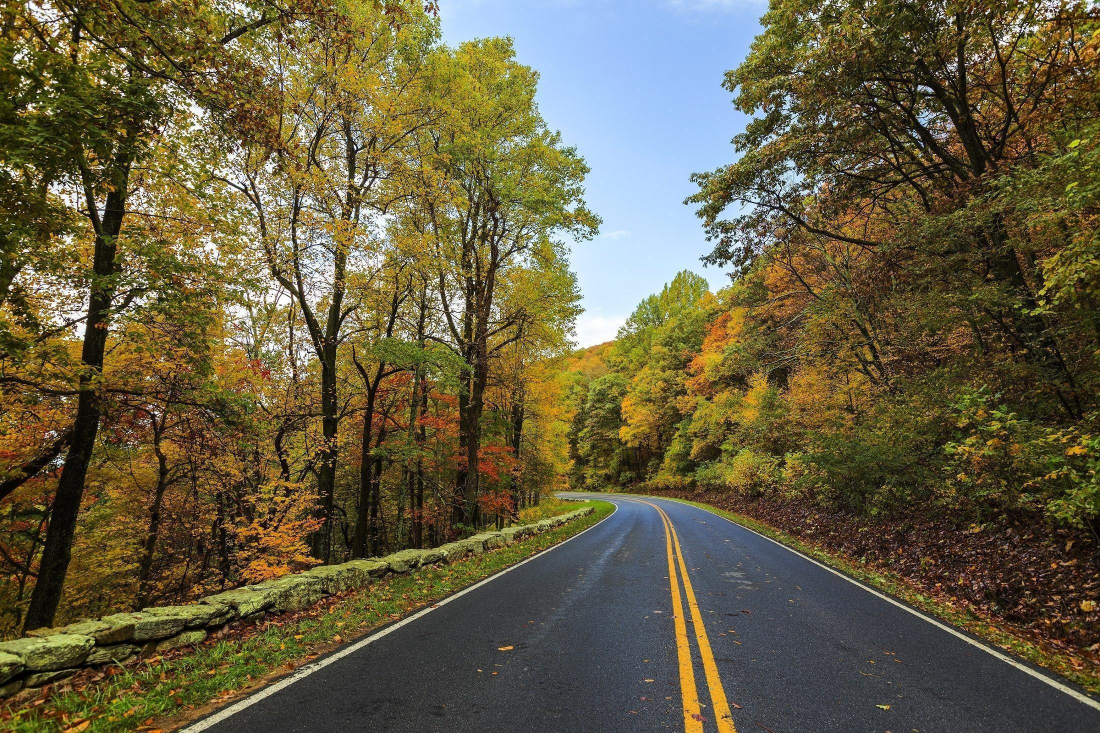
#> input picture instagram_private_api-master/Bots/Functions/NON API/test.jpg, 2200 x 1466 px (shown at 1/2 size)
$ python crop_photo.py   (older library calls are emulated)
#> lines starting #> are read from the running program, lines starting #| are printed output that depends on the picture
#> further down, img is the input picture: PIL image 2200x1466 RGB; mean R, G, B 100.9, 93.1, 65.6
import PIL
from PIL import Image

def main (image):

	width_im, height_im = image.size

	check_within(width_im, height_im)


def crop_photo (image, w, h):
	# 3 sizes
	square_image = (0,0,1080,1080)
	ver_image = (0,0,1080,1350)
	hori_image = (0,0,1080,566)

	width_im, height_im = image.size

	type = check_type(width, height)

	if (type == 'hori'):
		make_horizontal
	elif (type == "ver"):
		make_vertical
	else:
		make_square


def check_type(width, height):

	if (width > height):
		return 'hori'
	elif (width < height):
		return 'ver'
	else:
		return 'square'

'''def make_horizontal(img):
	baseheight = 566
	hpercent = (baseheight / float(img.size[1]))
	wsize = int((float(img.size[0]) * float(hpercent)))
	resize_img = img.resize((wsize, baseheight), PIL.Image.ANTIALIAS)
	print (hpercent, wsize)
	new_width, new_height = resize_img.size
	print (new_width)
	cropped_img = resize_img.crop(((new_width/2+540), 233, 1080, 566))

	img.save("test1.jpg")'''

def test (i):
	w,h = i.size
#> w = 2200; h = 1466
	ratio = min(1080/w, 566/h)
#> ratio = 0.386
	size = w,h*ratio
#> size = (2200, 566)

	i.thumbnail((size), Image.ANTIALIAS)
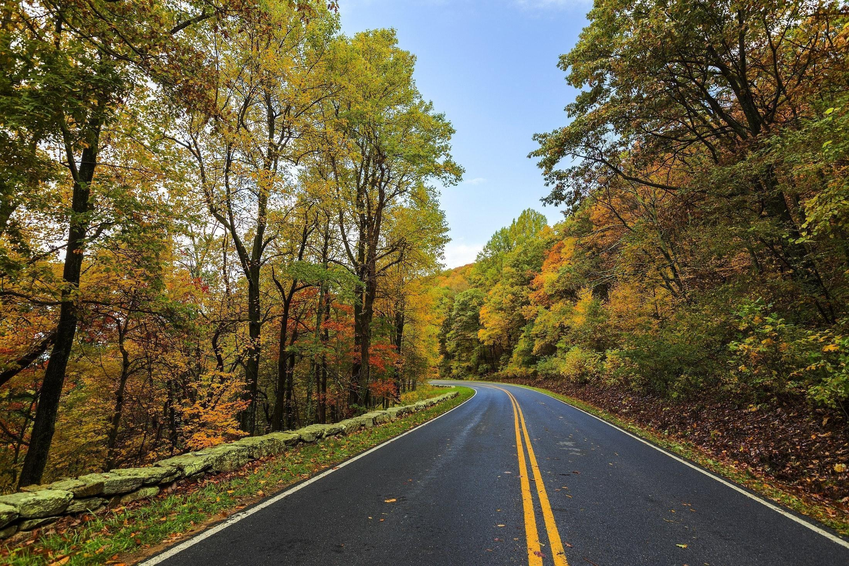
#> i: PIL image 849x566 RGB; mean R, G, B 100.9, 93.1, 65.7
	i.save("test1.jpg")

img = Image.open("test.jpg")
test (img)
